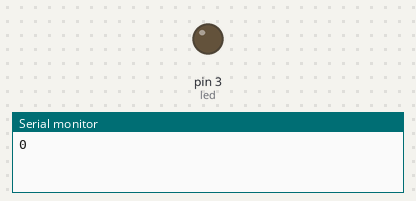
This sketch was run on a simulated Arduino Uno, built with avr-gcc and run on an emulated ATmega328P. On the bench: output pins drawn as LEDs (lit = HIGH), the last lines printed to the serial monitor.

Above: at 0.07 s.
At 9.53 s:
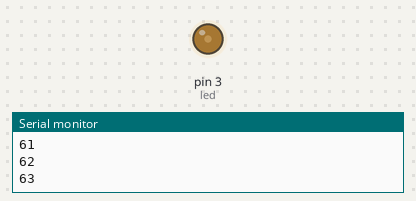
At 19.14 s:
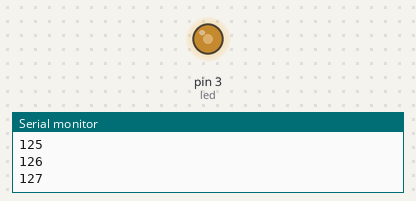
At 38.36 s:
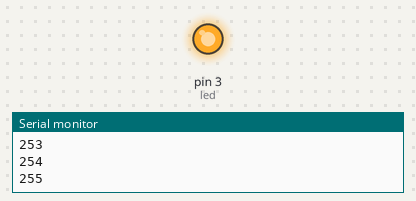
Timing chart, 0 to 40.0 s (numbered marks = the images above):
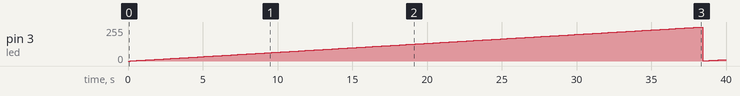

The sketch:

BreathingLed.ino
```cpp
int led = 3;
int i = 0;
void setup() {
  // put your setup code here, to run once:
  pinMode(led,OUTPUT);
  Serial.begin(9600);


}

void loop() {
  // put your main code here, to run repeatedly:

   for (i=0;i<=255;i++){
    Serial.println(i);
    analogWrite(led,i);
    delay(150);
    if (i==255){
      for (i==255;i=0;i--){
      analogWrite(led,i);
      delay(150);

    }
  }
  }


}
```

Measured:
- by itself, pin 3 (led): 0/255 → 1/255 at 0.15 s, → 2/255 0.15 s later, → 3/255 0.15 s later, → 4/255 0.15 s later, … (266 changes in this stretch)
